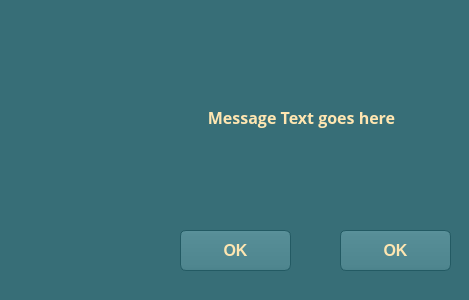
<?xml version="1.0" encoding="UTF-8"?>
<ui version="4.0">
 <class>Dialog</class>
 <widget class="QDialog" name="Dialog">
  <property name="windowModality">
   <enum>Qt::ApplicationModal</enum>
  </property>
  <property name="geometry">
   <rect>
    <x>0</x>
    <y>0</y>
    <width>469</width>
    <height>300</height>
   </rect>
  </property>
  <property name="windowTitle">
   <string>Worldengine Dialog</string>
  </property>
  <property name="styleSheet">
   <string notr="true">QToolTip
{
     border: 1px solid black;
     background-color: #FF9930;
     padding: 1px;
     border-radius: 3px;
     opacity: 100;
}

QWidget
{
    color: #FFE6B1;
    background-color: #376E77;
}

QLabel
{
    background-color: transparent;
}

QWidget:item:hover
{
    background-color: QLinearGradient( x1: 0, y1: 0, x2: 0, y2: 1, stop: 0 #FF9930, stop: 1 #942610);
    color: #000000;
}

QWidget:item:selected
{
    background-color: QLinearGradient( x1: 0, y1: 0, x2: 0, y2: 1, stop: 0 #FF9930, stop: 1 #452102);
}

QMenuBar::item
{
    background: transparent;
}

QMenuBar::item:selected
{
    background: transparent;
    border: 1px solid #FFE6B1;
}

QMenuBar::item:pressed
{
    background: #498089;
    border: 1px solid #000;
    background-color: QLinearGradient(
        x1:0, y1:0,
        x2:0, y2:1,
        stop:1 #265D66,
        stop:0.4 #397079/*,
        stop:0.2 #397079,
        stop:0.1 #FFE6B1*/
    );
    margin-bottom:-1px;
    padding-bottom:1px;
}

QMenu
{
    border: 1px solid #000;
}

QMenu::item
{
    padding: 2px 20px 2px 20px;
}

QMenu::item:selected
{
    color: #000000;
}

QWidget:disabled
{
    color: #457C85;
    background-color: #376E77;
}

QAbstractItemView
{
    background-color: QLinearGradient( x1: 0, y1: 0, x2: 0, y2: 1, stop: 0 #528992, stop: 0.1 #689FA8, stop: 1 #6299A2);
}

QWidget:focus
{
    /*border: 2px solid QLinearGradient( x1: 0, y1: 0, x2: 0, y2: 1, stop: 0 #FF9930, stop: 1 #452102);*/
}

QLineEdit
{
    background-color: QLinearGradient( x1: 0, y1: 0, x2: 0, y2: 1, stop: 0 #528992, stop: 0 #689FA8, stop: 1 #6299A2);
    padding: 1px;
    border-style: solid;
    border: 1px solid #235A63;
    border-radius: 5;
}

QPushButton
{
    color: #FFE6B1;
    background-color: QLinearGradient( x1: 0, y1: 0, x2: 0, y2: 1, stop: 0 #5B929B, stop: 0.1 #578E97, stop: 0.5 #538A93, stop: 0.9 #4F868F, stop: 1 #4B828B);
    border-width: 1px;
    border-color: #235A63;
    border-style: solid;
    border-radius: 6;
    padding: 3px;
    font-size: 16px;
    font-weight: bold;
    padding-left: 5px;
    padding-right: 5px;
}

QPushButton:pressed
{
    background-color: QLinearGradient( x1: 0, y1: 0, x2: 0, y2: 1, stop: 0 #326972, stop: 0.1 #306770, stop: 0.5 #2E656E, stop: 0.9 #2D646D, stop: 1 #2A616A);
}

QComboBox
{
    selection-background-color: #FFE6B1;
    background-color: QLinearGradient( x1: 0, y1: 0, x2: 0, y2: 1, stop: 0 #5B929B, stop: 0.1 #578E97, stop: 0.5 #538A93, stop: 0.9 #4F868F, stop: 1 #4B828B);
    border-style: solid;
    border: 1px solid #235A63;
    border-radius: 5;
}

QComboBox:hover,QPushButton:hover
{
/*    border: 2px solid QLinearGradient( x1: 0, y1: 0, x2: 0, y2: 1, stop: 0 #FF9930, stop: 1 #452102);*/
    background-color: QLinearGradient( x1: 0, y1: 0, x2: 0, y2: 1, stop: 0 #FF9930, stop: 1 #942610);
}


QComboBox:on
{
    padding-top: 3px;
    padding-left: 4px;
    background-color: QLinearGradient( x1: 0, y1: 0, x2: 0, y2: 1, stop: 0 #326972, stop: 0.1 #306770, stop: 0.5 #2E656E, stop: 0.9 #2D646D, stop: 1 #2A616A);
    selection-background-color: #FFE6B1;
}

QComboBox QAbstractItemView
{
    border: 2px solid darkgray;
    selection-background-color: QLinearGradient( x1: 0, y1: 0, x2: 0, y2: 1, stop: 0 #FF9930, stop: 1 #452102);
}

QComboBox::drop-down
{
     subcontrol-origin: padding;
     subcontrol-position: top right;
     width: 15px;

     border-left-width: 0px;
     border-left-color: darkgray;
     border-left-style: solid; /* just a single line */
     border-top-right-radius: 3px; /* same radius as the QComboBox */
     border-bottom-right-radius: 3px;
 }

QComboBox::down-arrow
{
     image: url(:/down_arrow.png);
}

QGroupBox:focus
{
border: 2px solid QLinearGradient( x1: 0, y1: 0, x2: 0, y2: 1, stop: 0 #FF9930, stop: 1 #452102);
}

QTextEdit:focus
{
    border: 2px solid QLinearGradient( x1: 0, y1: 0, x2: 0, y2: 1, stop: 0 #FF9930, stop: 1 #452102);
}

QScrollBar:horizontal {
     border: 1px solid #275E67;
     background: QLinearGradient( x1: 0, y1: 0, x2: 0, y2: 1, stop: 0.0 #174E57, stop: 0.2 #2D646D, stop: 1 #4D828D);
     height: 7px;
     margin: 0px 16px 0 16px;
}

QScrollBar::handle:horizontal
{
      background: QLinearGradient( x1: 0, y1: 0, x2: 1, y2: 0, stop: 0 #FF9930, stop: 0.5 #452102, stop: 1 #FF9930);
      min-height: 20px;
      border-radius: 2px;
}

QScrollBar::add-line:horizontal {
      border: 1px solid #20575E;
      border-radius: 2px;
      background: QLinearGradient( x1: 0, y1: 0, x2: 1, y2: 0, stop: 0 #FF9930, stop: 1 #452102);
      width: 14px;
      subcontrol-position: right;
      subcontrol-origin: margin;
}

QScrollBar::sub-line:horizontal {
      border: 1px solid #20575E;
      border-radius: 2px;
      background: QLinearGradient( x1: 0, y1: 0, x2: 1, y2: 0, stop: 0 #FF9930, stop: 1 #452102);
      width: 14px;
     subcontrol-position: left;
     subcontrol-origin: margin;
}

QScrollBar::right-arrow:horizontal, QScrollBar::left-arrow:horizontal
{
      border: 1px solid black;
      width: 1px;
      height: 1px;
      background: white;
}

QScrollBar::add-page:horizontal, QScrollBar::sub-page:horizontal
{
      background: none;
}

QScrollBar:vertical
{
      background: QLinearGradient( x1: 0, y1: 0, x2: 1, y2: 0, stop: 0.0 #174E57, stop: 0.2 #2D646D, stop: 1 #4D828D);
      width: 7px;
      margin: 16px 0 16px 0;
      border: 1px solid #275E67;
}

QScrollBar::handle:vertical
{
      background: QLinearGradient( x1: 0, y1: 0, x2: 0, y2: 1, stop: 0 #FF9930, stop: 0.5 #452102, stop: 1 #FF9930);
      min-height: 20px;
      border-radius: 2px;
}

QScrollBar::add-line:vertical
{
      border: 1px solid #20575E;
      border-radius: 2px;
      background: QLinearGradient( x1: 0, y1: 0, x2: 0, y2: 1, stop: 0 #FF9930, stop: 1 #452102);
      height: 14px;
      subcontrol-position: bottom;
      subcontrol-origin: margin;
}

QScrollBar::sub-line:vertical
{
      border: 1px solid #20575E;
      border-radius: 2px;
      background: QLinearGradient( x1: 0, y1: 0, x2: 0, y2: 1, stop: 0 #452102, stop: 1 #FF9930);
      height: 14px;
      subcontrol-position: top;
      subcontrol-origin: margin;
}

QScrollBar::up-arrow:vertical, QScrollBar::down-arrow:vertical
{
      border: 1px solid black;
      width: 1px;
      height: 1px;
      background: white;
}


QScrollBar::add-page:vertical, QScrollBar::sub-page:vertical
{
      background: none;
}

QTextEdit
{
    background-color: #296069;
}

QPlainTextEdit
{
    background-color: #296069;
}

QHeaderView::section
{
    background-color: QLinearGradient(x1:0, y1:0, x2:0, y2:1, stop:0 #669DA6, stop: 0.5 #558C95, stop: 0.6 #487F88, stop:1 #69A0A9);
    color: white;
    padding-left: 4px;
    border: 1px solid #70A7B0;
}

QCheckBox:disabled
{
color: #467D86;
}

QDockWidget::title
{
    text-align: center;
    spacing: 3px; /* spacing between items in the tool bar */
    background-color: QLinearGradient(x1:0, y1:0, x2:0, y2:1, stop:0 #376E77, stop: 0.5 #296069, stop:1 #376E77);
}

QDockWidget::close-button, QDockWidget::float-button
{
    text-align: center;
    spacing: 1px; /* spacing between items in the tool bar */
    background-color: QLinearGradient(x1:0, y1:0, x2:0, y2:1, stop:0 #376E77, stop: 0.5 #296069, stop:1 #376E77);
}

QDockWidget::close-button:hover, QDockWidget::float-button:hover
{
    background: #296069;
}

QDockWidget::close-button:pressed, QDockWidget::float-button:pressed
{
    padding: 1px -1px -1px 1px;
}

QMainWindow::separator
{
    background-color: QLinearGradient(x1:0, y1:0, x2:0, y2:1, stop:0 #1B525B, stop: 0.5 #1A515A, stop: 0.6 #265D66, stop:1 #397079);
    color: white;
    padding-left: 4px;
    border: 1px solid #518891;
    spacing: 3px; /* spacing between items in the tool bar */
}

QMainWindow::separator:hover
{

    background-color: QLinearGradient(x1:0, y1:0, x2:0, y2:1, stop:0 #452102, stop:0.5 #b56c17 stop:1 #FF9930);
    color: white;
    padding-left: 4px;
    border: 1px solid #70A7B0;
    spacing: 3px; /* spacing between items in the tool bar */
}

QToolBar::handle
{
     spacing: 3px; /* spacing between items in the tool bar */
     background: url(:/images/handle.png);
}

QMenu::separator
{
    height: 2px;
    background-color: QLinearGradient(x1:0, y1:0, x2:0, y2:1, stop:0 #1B525B, stop: 0.5 #1A515A, stop: 0.6 #265D66, stop:1 #397079);
    color: white;
    padding-left: 4px;
    margin-left: 10px;
    margin-right: 5px;
}

QProgressBar
{
    border: 2px solid grey;
    border-radius: 5px;
    text-align: center;
}

QProgressBar::chunk
{
    background-color: #452102;
    width: 2.15px;
    margin: 0.5px;
}

QTabBar::tab {
    color: #452102;
    border: 1px solid #498089;
    border-bottom-style: none;
    background-color: #376E77;
    padding-left: 10px;
    padding-right: 10px;
    padding-top: 3px;
    padding-bottom: 2px;
    margin-right: -1px;
}

QTabWidget::pane {
    border: 1px solid #498089;
    top: 1px;
}

QTabBar::tab:last
{
    margin-right: 0; /* the last selected tab has nothing to overlap with on the right */
    border-top-right-radius: 3px;
}

QTabBar::tab:first:!selected
{
 margin-left: 0px; /* the last selected tab has nothing to overlap with on the right */


    border-top-left-radius: 3px;
}

QTabBar::tab:!selected
{
    color: #452102;
    border-bottom-style: solid;
    margin-top: 3px;
    background-color: QLinearGradient(x1:0, y1:0, x2:0, y2:1, stop:1 #265D66, stop:.4 #397079);
}

QTabBar::tab:selected
{
    border-top-left-radius: 3px;
    border-top-right-radius: 3px;
    margin-bottom: 0px;
}

QTabBar::tab:!selected:hover
{
    /*border-top: 2px solid #FFE6B1;
    padding-bottom: 3px;*/
    border-top-left-radius: 3px;
    border-top-right-radius: 3px;
    background-color: QLinearGradient(x1:0, y1:0, x2:0, y2:1, stop:1 #265D66, stop:0.4 #397079, stop:0.2 #397079, stop:0.1 #FFE6B1);
}

QRadioButton::indicator:checked, QRadioButton::indicator:unchecked{
    color: #452102;
    background-color: #376E77;
    border: 1px solid #452102;
    border-radius: 6px;
}

QRadioButton::indicator:checked
{
    background-color: qradialgradient(
        cx: 0.5, cy: 0.5,
        fx: 0.5, fy: 0.5,
        radius: 1.0,
        stop: 0.25 #FFE6B1,
        stop: 0.3 #376E77
    );
}

QCheckBox::indicator{
    color: #452102;
    background-color: #376E77;
    border: 1px solid #452102;
    width: 9px;
    height: 9px;
}

QRadioButton::indicator
{
    border-radius: 6px;
}

QRadioButton::indicator:hover, QCheckBox::indicator:hover
{
    border: 1px solid #FFE6B1;
}

QCheckBox::indicator:checked
{
    image:url(:/images/checkbox.png);
}

QCheckBox::indicator:disabled, QRadioButton::indicator:disabled
{
    border: 1px solid #498089;
}
</string>
  </property>
  <property name="modal">
   <bool>true</bool>
  </property>
  <widget class="QPushButton" name="btnCentre">
   <property name="geometry">
    <rect>
     <x>180</x>
     <y>230</y>
     <width>111</width>
     <height>41</height>
    </rect>
   </property>
   <property name="text">
    <string>OK</string>
   </property>
  </widget>
  <widget class="QLabel" name="lblIcon">
   <property name="geometry">
    <rect>
     <x>0</x>
     <y>40</y>
     <width>141</width>
     <height>141</height>
    </rect>
   </property>
   <property name="text">
    <string/>
   </property>
   <property name="pixmap">
    <pixmap>Images/error.png</pixmap>
   </property>
   <property name="alignment">
    <set>Qt::AlignCenter</set>
   </property>
  </widget>
  <widget class="QLabel" name="lblMsg">
   <property name="geometry">
    <rect>
     <x>156</x>
     <y>32</y>
     <width>291</width>
     <height>171</height>
    </rect>
   </property>
   <property name="font">
    <font>
     <family>Open Sans</family>
     <pointsize>12</pointsize>
     <weight>75</weight>
     <bold>true</bold>
    </font>
   </property>
   <property name="text">
    <string>Message Text goes here</string>
   </property>
   <property name="alignment">
    <set>Qt::AlignCenter</set>
   </property>
   <property name="wordWrap">
    <bool>true</bool>
   </property>
  </widget>
  <widget class="QPushButton" name="btnRight">
   <property name="geometry">
    <rect>
     <x>340</x>
     <y>230</y>
     <width>111</width>
     <height>41</height>
    </rect>
   </property>
   <property name="text">
    <string>OK</string>
   </property>
  </widget>
 </widget>
 <resources/>
 <connections/>
</ui>
